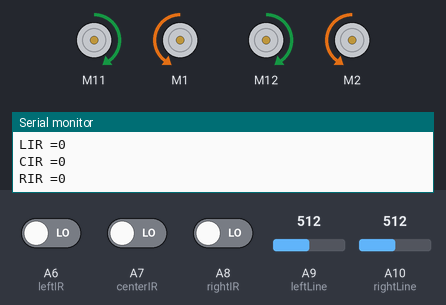
The sketch below on a simulated Arduino Mega 2560, built with avr-gcc and run on an emulated ATmega2560. On the bench: 4 × DC motor (green arrow = forward, orange = backward, longer = faster), the last lines printed to the serial monitor. The test bench sets the inputs (shaded band); at power-on: A6 (leftIR) LOW, A7 (centerIR) LOW, A8 (rightIR) LOW, A9 (leftLine) = 512, A10 (rightLine) = 512.

Above: at 1.2 s.
1.3 s: A6 (leftIR) driven HIGH and A7 (centerIR) driven HIGH and A8 (rightIR) driven HIGH
At 3.2 s:
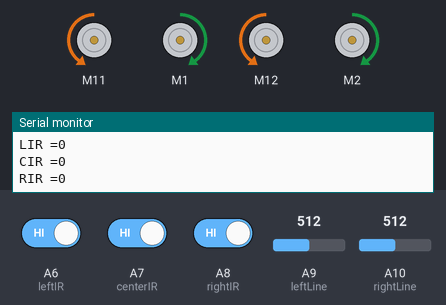
4.1 s: A9 (leftLine) set to 0
At 4.56 s:
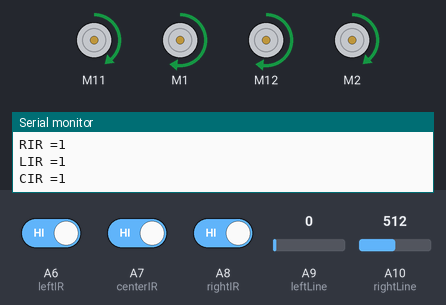
7.1 s: A9 (leftLine) set to 40
At 8.1 s:
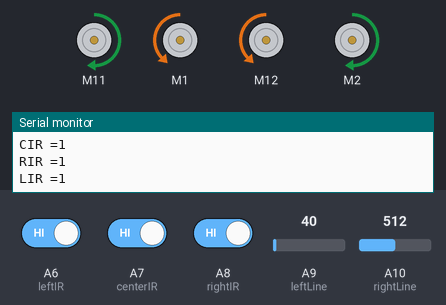
8.6 s: A10 (rightLine) set to 0
At 9.1 s:
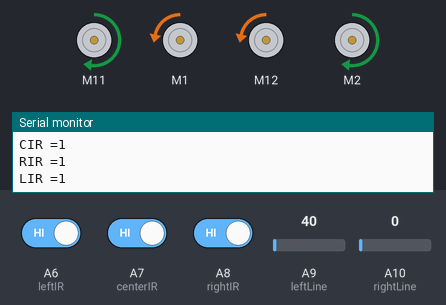
10.1 s: A10 (rightLine) set to 40
At 11.1 s:
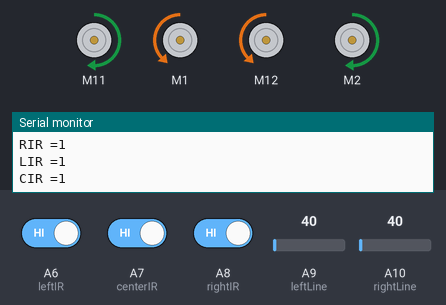
11.6 s: A9 (leftLine) set to 0
At 12.1 s:
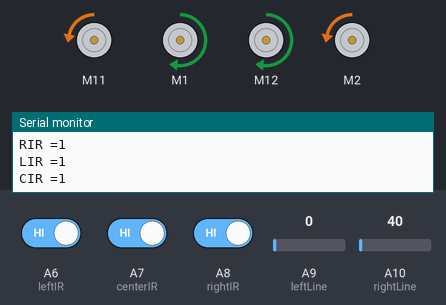
Timing chart, 0 to 14.1 s (numbered marks = the images above; inputs shaded):
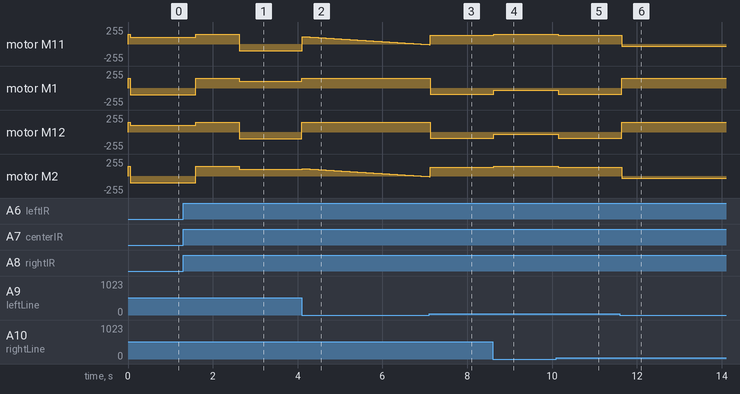

The sketch:

Object_Avoidance_first.ino
```cpp
/*
 * Still have to add IR sensors into this program.
 * Right now, only line follower values are taken into account, must look at turn speeds.
 * IR sensors WIP at time of comment.
 */

#include "MeMegaPi.h"
#include "SoftwareSerial.h"


//define the pin associated with the various sensors
#define leftLine A9
#define rightLine A10
#define leftIR A6
#define centerIR A7
#define rightIR A8


MeMegaPiDCMotor leftFront(PORT1A); //front left  //want to rename to leftFront, rightRear, etc.
MeMegaPiDCMotor rightFront(PORT1B); //front right
MeMegaPiDCMotor rightRear(PORT2A); //rear right
MeMegaPiDCMotor leftRear(PORT2B); //rear left
MeInfraredReceiver infraredReceiverDecode(PORT_6);


void setup() {

  Serial.begin(9600);

  infraredReceiverDecode.begin();

  pinMode(leftLine, INPUT); //left line follower
  pinMode(rightLine, INPUT); //right line follower
  pinMode(leftIR, INPUT); //left IR
  pinMode(centerIR, INPUT); //center IR
  pinMode(rightIR, INPUT); //right IR
}


void loop() {
  //read in values from the sensor
  int leftLineValue = analogRead(leftLine);
  int rightLineValue = analogRead (rightLine);
  int leftIRValue = digitalRead(leftIR);
  int centerIRValue = digitalRead(centerIR);
  int rightIRValue = digitalRead(rightIR);

  Serial.print("LIR =");
  Serial.println(leftIRValue);
  Serial.print("CIR =");
  Serial.println(centerIRValue);
  Serial.print("RIR =");
  Serial.println(rightIRValue);


  bool leftOnline = offLine(leftLineValue);
  bool rightOnline = offLine(rightLineValue);

  //This will short circuit, so since the center IR is "most important",
  //put that first in the list

  bool detectedObject = detectObject(centerIRValue) || detectObject(leftIRValue) || detectObject(rightIRValue);


  //determine if the robot should stop or keep going
  if(detectedObject) {
    avoidObject();
  } else {
    driveRobotLine(leftOnline, rightOnline);
  }

}

  //I really dislike having so many global variables,
  //this is probably a better use case for static, but
  //I'm trying not to change too much
  bool initiatedLeft = false;
  bool initiatedRight = false;
  bool initiatedHardLeft = false;
  bool initiatedHardRight = true;
  int counter = 0;
  int straightcounter = 0;
  int temp = 0;
  int maxSpeed = 145;
  int rightspeed = maxSpeed;
  int leftspeed = maxSpeed;

/*
 * Determines how to steer the robot given readings from the line sensors
 */
void driveRobotLine(bool leftOnline, bool rightOnline) {
  if (!leftOnline && rightOnline) {

    if (initiatedHardLeft) { //turn right
      leftspeed = maxSpeed;
      rightspeed = maxSpeed - 40;
      initiatedLeft = false;
      initiatedRight = true;
    }

    //this is turning left
    if (!initiatedLeft) {
      leftspeed = maxSpeed - 30;
      rightspeed = maxSpeed;
      initiatedLeft = true;
      initiatedRight = false;
    }
    straightcounter = 0;
    if (counter < 150) { //limit
      leftspeed -= 1; //rate
    } else {
      leftspeed = -30;
    }
    counter++;
  }
  else if (leftOnline && !rightOnline) {

    if (initiatedHardRight){ //turn left
      leftspeed = maxSpeed - 40;
      rightspeed = maxSpeed;
      initiatedLeft = true;
      initiatedRight = false;
    }

    //this is turning right
    if (!initiatedRight) {
      leftspeed = maxSpeed;
      rightspeed = maxSpeed - 30;
      initiatedLeft = false;
      initiatedRight = true;
    }
    straightcounter = 0;
    if (counter < 150) { //limit
      rightspeed -= 1; //rate
    } else {
      rightspeed = -30;
    }
    counter++;
  }
  else if (leftOnline && rightOnline) { //both off- turn in last remembered direction
    //if no last remembered direction?
    //should not reach this case often (if at all), at least in first two courses, because

      if (initiatedLeft && !initiatedHardLeft) {
        leftspeed = maxSpeed - 100;
        rightspeed = maxSpeed;
        initiatedHardLeft = true;
      }
      if (initiatedHardLeft) {
        if (leftspeed < 30 && leftspeed > -40) {
          leftspeed = -45;
        }
        if (counter < 60/2) { //limit
          leftspeed -= 2; //rate ****NEEDS to be increased with maxSpeed increase***
          rightspeed = maxSpeed - 10;
        }
        else {
          leftspeed = -90;
          rightspeed = maxSpeed - 10;
        }
      }

      if (initiatedRight && !initiatedHardRight) {
        rightspeed = maxSpeed - 100;
        leftspeed = maxSpeed;
        initiatedHardRight = true;
      }
      if (initiatedHardRight) {
        if (rightspeed < 30 && rightspeed > -40) {
          rightspeed = -45;
        }
        if (counter < 60/2) { //limit
          rightspeed -= 2; //rate ****NEEDS to be increased with maxSpeed increase***
          leftspeed = maxSpeed - 10;
        }
        else {
          rightspeed = -90;
          leftspeed = maxSpeed - 10;
        }
       }

    counter++;
  }
  else { //both sensors on line- continue straight

    leftspeed = maxSpeed;
    rightspeed = maxSpeed;
    initiatedLeft = false;
    initiatedRight = false;
    initiatedHardLeft = false;
    initiatedHardRight = false;

    if (straightcounter < counter && counter < 4) {
      if (straightcounter == 0){
        temp = leftspeed;
        leftspeed = rightspeed;
        rightspeed = temp;
      }

    } else {
    straightcounter = 0;
    counter = 0;
    leftspeed = maxSpeed;
    rightspeed= maxSpeed; //can use turn function with same speed- should be straight
    }
    straightcounter++;
  }
  turn(leftspeed, rightspeed);
}

void turn(int leftSpeed, int rightSpeed) {
  //turn left motors by leftSpeed
  leftFront.run(leftSpeed);
  rightFront.run(rightSpeed);
  leftRear.run(leftSpeed);
  rightRear.run(rightSpeed);
}

void avoidObject(){
  //lump in if we just detect the center so we pick a direction of travel
  bool detectedLeft = detectObject(detectObject(digitalRead(leftIR)) || detectObject(digitalRead(centerIR)));
  if(detectedLeft) {
    avoidLeft();
  } else {
    avoidRight();
  }
}

//This function is meant to prevent the bug that the robot thinks it has already moved far enough left/right away from the object, but it has not
//Prevents the robot from hitting into the object by blindly going straight
void checkWhileMoving(const char* moveDir) {
  if (!strcmp(moveDir, "Right") && !strcmp(moveDir, "Left")){
    Serial.println("String compare is wrong. Need to figure out");
  }
  unsigned long endTime = millis() + 2000;
    moveStraight();
  while (millis() < endTime) {
      bool detectedObject = detectObject(digitalRead(leftIR)) || detectObject(digitalRead(centerIR)) || detectObject(digitalRead(rightIR));
      if (detectedObject && strcmp(moveDir, "Right")){
        while(detectedObject){
          stepRight();
          detectedObject = detectObject(digitalRead(leftIR)) || detectObject(digitalRead(centerIR)) || detectObject(digitalRead(rightIR));
        }
      }
      else if (detectedObject){
        while(detectedObject){
          stepLeft();
          detectedObject = detectObject(digitalRead(leftIR)) || detectObject(digitalRead(centerIR)) || detectObject(digitalRead(rightIR));
        }
      }
      moveStraight();
  }
}

//Steers the robot left
void avoidLeft() {
  moveStraight();
  delay(50);
  bool detectedObject = detectObject(digitalRead(centerIR)) || detectObject(digitalRead(leftIR)) ||detectObject(digitalRead(rightIR));
  while (detectedObject){
    stepLeft();
    detectedObject = detectObject(digitalRead(centerIR)) || detectObject(digitalRead(leftIR)) ||detectObject(digitalRead(rightIR));
  }
  stepLeft();
  delay(300);
  int timer = 0;
  int rightLineValue = analogRead(rightLine);
  while (timer < 100)
  {
    moveStraight();
    timer += 1;
    rightLineValue = analogRead(rightLine);
    if (!offLine(rightLineValue))
    {
      timer = 9999;
    }
    delay(10);
  }


  while (offLine(rightLineValue)){
    stepRight();
    rightLineValue = analogRead(rightLine);
  }
}

//Steers the robot right
void avoidRight() {
  moveStraight();
  delay(50);

  bool detectedObject = detectObject(digitalRead(centerIR)) || detectObject(digitalRead(leftIR)) ||detectObject(digitalRead(rightIR));
  while (detectedObject){
    stepRight();
    detectedObject = detectObject(digitalRead(centerIR)) || detectObject(digitalRead(leftIR)) ||detectObject(digitalRead(rightIR));
  }
  stepRight();
  delay(300);
  int timer = 0;
  int leftLineValue = analogRead(leftLine);
  while (timer < 100)
  {
    moveStraight();
    timer += 1;
    leftLineValue = analogRead(leftLine);
    if (!offLine(leftLineValue))
    {
      timer = 9999;
    }
    delay(10);
  }


  while (offLine(leftLineValue)){
    stepLeft();
    leftLineValue = analogRead(leftLine);
  }
}

void stepLeft(){
  leftFront.run(-100);
  rightFront.run(100);
  rightRear.run(-100);
  leftRear.run(100);
}

void stepRight(){
  leftFront.run(100);
  rightFront.run(-100);
  rightRear.run(100);
  leftRear.run(-100);
}

void moveStraight(){
  leftFront.run(maxSpeed);
  rightFront.run(maxSpeed);
  rightRear.run(maxSpeed);
  leftRear.run(maxSpeed);
}

void stopMove(){
  leftFront.run(0);
  rightFront.run(0);
  rightRear.run(0);
  leftRear.run(0);
}

/*
 * Given a reading, determines if a line sensor is on or off the line
 */
boolean offLine(int sensor) {
  if (sensor) {
    return true;
  }
  return false;
}

/*
 * Given a reading, determines if IR sensors detect an object
 */
boolean detectObject(int sensor) {
  if (!sensor) {
    return true;
  }
  return false;
}
```

Measured:
- after the input at 1.3 s, motor M11, motor M12: forward 100/255 → forward 145/255 after 0.30 s, → backward 100/255 1.0 s later; motor M1, motor M2: backward 100/255 → forward 145/255 after 0.30 s, → forward 100/255 1.0 s later
- after the input at 4.1 s, motor M1: forward 100/255 → forward 145/255 at once; motor M12: backward 100/255 → forward 145/255 at once
- after the input at 7.1 s, motor M1, motor M12: forward 145/255 → backward 90/255 at once
- after the input at 8.6 s, motor M11, motor M2: forward 135/255 → forward 145/255 at once; motor M1, motor M12: backward 90/255 → backward 30/255 at once
- after the input at 10.1 s, motor M11, motor M2: forward 145/255 → forward 135/255 after 0.05 s; motor M1, motor M12: backward 30/255 → backward 90/255 after 0.05 s
- after the input at 11.6 s, motor M11, motor M2: forward 135/255 → backward 30/255 after 0.05 s; motor M1, motor M12: backward 90/255 → forward 145/255 after 0.05 s
